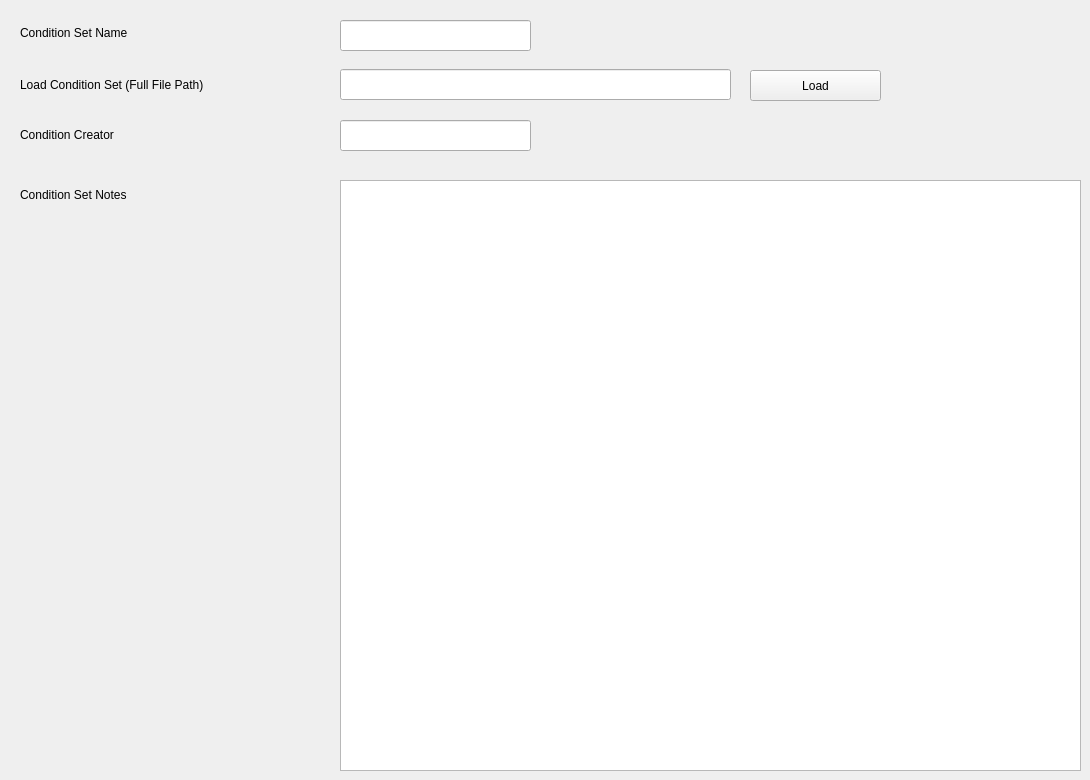
    <widget class="QWidget" name="tab">
     <attribute name="title">
      <string>Condition</string>
     </attribute>
     <widget class="QLineEdit" name="cond_set_name">
      <property name="geometry">
       <rect>
        <x>340</x>
        <y>20</y>
        <width>191</width>
        <height>31</height>
       </rect>
      </property>
     </widget>
     <widget class="QLabel" name="label_2">
      <property name="geometry">
       <rect>
        <x>20</x>
        <y>25</y>
        <width>211</width>
        <height>16</height>
       </rect>
      </property>
      <property name="text">
       <string>Condition Set Name</string>
      </property>
     </widget>
     <widget class="QLabel" name="label_43">
      <property name="geometry">
       <rect>
        <x>20</x>
        <y>74</y>
        <width>321</width>
        <height>21</height>
       </rect>
      </property>
      <property name="text">
       <string>Load Condition Set (Full File Path)</string>
      </property>
     </widget>
     <widget class="QLineEdit" name="cond_set_name_42">
      <property name="geometry">
       <rect>
        <x>340</x>
        <y>69</y>
        <width>391</width>
        <height>31</height>
       </rect>
      </property>
     </widget>
     <widget class="QLabel" name="label_44">
      <property name="geometry">
       <rect>
        <x>20</x>
        <y>187</y>
        <width>201</width>
        <height>16</height>
       </rect>
      </property>
      <property name="text">
       <string>Condition Set Notes</string>
      </property>
     </widget>
     <widget class="QPushButton" name="pushButton">
      <property name="geometry">
       <rect>
        <x>750</x>
        <y>70</y>
        <width>131</width>
        <height>31</height>
       </rect>
      </property>
      <property name="text">
       <string>Load</string>
      </property>
     </widget>
     <widget class="QTextEdit" name="textEdit">
      <property name="geometry">
       <rect>
        <x>340</x>
        <y>180</y>
        <width>741</width>
        <height>591</height>
       </rect>
      </property>
     </widget>
     <widget class="QLabel" name="label_45">
      <property name="geometry">
       <rect>
        <x>20</x>
        <y>127</y>
        <width>161</width>
        <height>16</height>
       </rect>
      </property>
      <property name="text">
       <string>Condition Creator</string>
      </property>
     </widget>
     <widget class="QLineEdit" name="cond_set_name_43">
      <property name="geometry">
       <rect>
        <x>340</x>
        <y>120</y>
        <width>191</width>
        <height>31</height>
       </rect>
      </property>
     </widget>
    </widget>
